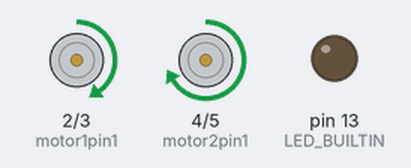
This sketch was run on a simulated Arduino Uno, built with avr-gcc and run on an emulated ATmega328P. On the bench: motor-driver pin pairs drawn as motors (green arrow = first pin HIGH = forward, orange = second pin HIGH = backward, longer = more drive, scaled by the enable pin), output pins drawn as LEDs (lit = HIGH).

Above: at 0.5 s.
At 3.5 s:
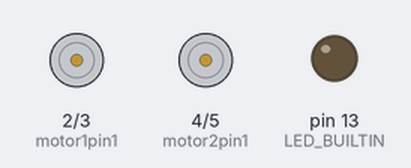
At 4.5 s:
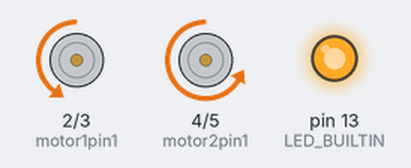
At 5.5 s:
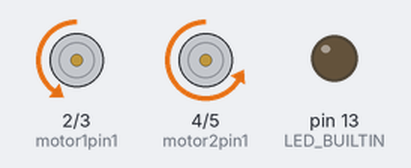
Timing chart, 0 to 7.8 s (numbered marks = the images above):
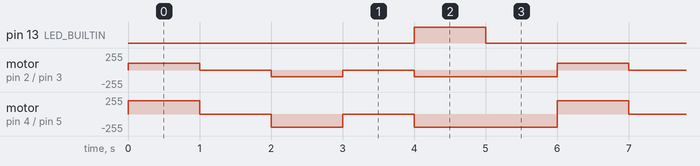

Measured:
- by itself, pin 13 (LED_BUILTIN): alternates HIGH for 1.0 s and LOW for 5.0 s
- by itself, motor on pin 2 (motor1pin1) / pin 3 (motor1pin2): repeats every 6.0 s: stopped 1.0 s, backward 100/255 1.0 s, stopped 1.0 s, backward 100/255 2.0 s, forward 100/255 1.0 s
- by itself, motor on pin 4 (motor2pin1) / pin 5 (motor2pin2): repeats every 6.0 s: stopped 1.0 s, backward 200/255 1.0 s, stopped 1.0 s, backward 200/255 2.0 s, forward 200/255 1.0 s

The sketch:

move_motors.ino
```cpp
int motor1pin1 = 2;
int motor1pin2 = 3;

int motor2pin1 = 4;
int motor2pin2 = 5;

int pwm1 = 9;
int pwm2 = 10;

void setup() {
  // put your setup code here, to run once:
  pinMode(motor1pin1, OUTPUT);
  pinMode(motor1pin2, OUTPUT);
  pinMode(motor2pin1, OUTPUT);
  pinMode(motor2pin2, OUTPUT);

  pinMode(pwm1, OUTPUT);
  pinMode(pwm2, OUTPUT);

  pinMode(LED_BUILTIN, OUTPUT);
}

void loop() {
  // put your main code here, to run repeatedly:

  //Controlling speed (0 = off and 255 = max speed):
  analogWrite(pwm1, 100); //ENA pin
  analogWrite(pwm2, 200); //ENB pin

  //Controlling spin direction of motors:
  digitalWrite(motor1pin1, HIGH);
  digitalWrite(motor1pin2, LOW);

  digitalWrite(motor2pin1, HIGH);
  digitalWrite(motor2pin2, LOW);
  delay(1000);

  analogWrite(pwm1, 0); //ENA pin
  analogWrite(pwm2, 0); //ENB pin
  delay(1000);
  analogWrite(pwm1, 100); //ENA pin
  analogWrite(pwm2, 200); //ENB pin

  digitalWrite(motor1pin1, LOW);
  digitalWrite(motor1pin2, HIGH);

  digitalWrite(motor2pin1, LOW);
  digitalWrite(motor2pin2, HIGH);
  delay(1000);

  analogWrite(pwm1, 0); //ENA pin
  analogWrite(pwm2, 0); //ENB pin
  delay(1000);
  analogWrite(pwm1, 100); //ENA pin
  analogWrite(pwm2, 200); //ENB pin

  digitalWrite(LED_BUILTIN, HIGH);   // turn the LED on (HIGH is the voltage level)
  delay(1000);                       // wait for a second
  digitalWrite(LED_BUILTIN, LOW);    // turn the LED off by making the voltage LOW
  delay(1000);                       // wait for a second
}
```
